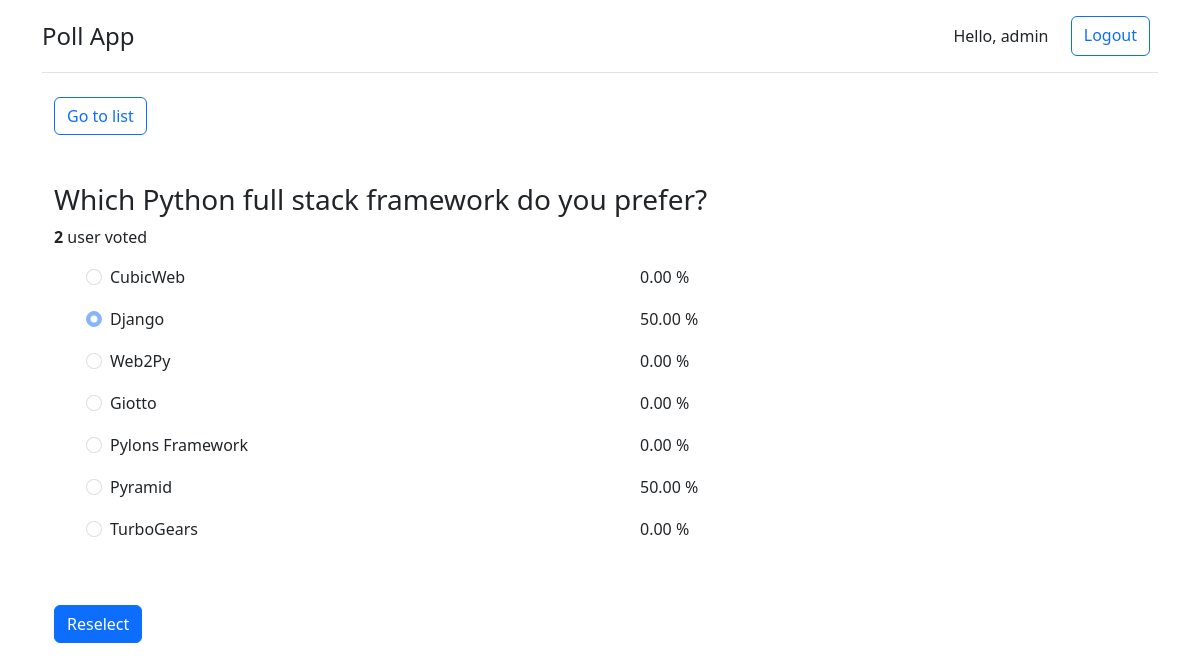
/question/1/result/ (signed in), run on the app's committed database.
### poll/models.py (models this page shows, shortened)
class Question(models.Model):
    title = models.CharField(max_length=200)
    RADIO = 'radio'
    CHECKBOX = 'checkbox'
    INPUT_TYEP = [
        (RADIO, RADIO),
        (CHECKBOX, CHECKBOX),
    ]
    type = models.CharField(
        null=False,
        max_length=20,
        choices=INPUT_TYEP,
        default=RADIO
    )

class Option(models.Model):
    title = models.CharField(max_length=200)
    question = models.ForeignKey(Question, on_delete=models.CASCADE)

### poll/views.py (the view)
# urls.py: path('question/<int:pk>/result/', view=QuestionResultView.as_view(), name="result")
class QuestionResultView(LoginRequiredMixin,DetailView):
    model = Question
    template_name = 'poll/question_result.html'
    context_object_name = 'question'
    def get_context_data(self, **kwargs):
        context = super().get_context_data(**kwargs)
        question = context['question']
        try:
            user_submission = Submission.objects.get(question=question, user=self.request.user)
            user_options = [option.pk for option in user_submission.options.all()]
        except:
            user_options = []
        submisstions = question.submission_set.all()
        count_options = defaultdict(int)
        for submission in submisstions:
            for option in submission.options.all():
                count_options[option.pk] += 1
        submission_total = len(submisstions)
        context['submission_total'] = submission_total
        results = []
        for option in question.option_set.all():
            checked = option.pk in user_options
            percent = '{0:.2f} %'.format(count_options[option.pk] * 100 / submission_total)
            results.append((option, checked, percent))
        context['results'] = results
        return context

### poll/templates/poll/question_result.html
{% extends 'poll/base.html' %}
{% load widget_tweaks %}
{% block content %}
<div class="container">
    <div class="mb-5">
        <a class="btn btn-outline-primary" href="{% url 'question-list'%}">Go to list</a>
    </div>
    <div>
        <h3>{{question.title}} </h3>
        <p><b>{{submission_total}}</b> user{{submittion_total|pluralize:"s" }} voted</p>
    </div>
    <ul>
        {% for result in results %}
        <li class="form-check">
            <div class="row">
                <div class="col">
                    <label class="form-check-label">
                        <input type="{{question.type}}" name="option_{{result.0.pk}}" class="form-check-input"
                            id="{{result.0.pk}}" value="{{result.0.pk}}" disabled {% if result.1 %} checked {% endif %}>
                        {{ result.0.title }}
                    </label>
                </div>
                <div class="col">
                    <p>{{ result.2 }}</p>
                </div>
            </div>
        </li>
        {% endfor %}
    </ul>
    <div class="mt-5">
        <a class="btn btn-primary" href="{% url 'question' question.id %}">Reselect</a>
    </div>
</div>
{% endblock content %}

### poll/templates/poll/base.html (shortened to what this page needs)
<!DOCTYPE html>
<html lang="en">
<head>
    <link href="https://cdn.jsdelivr.net/npm/bootstrap@5.2.0/dist/css/bootstrap.min.css" rel="stylesheet"
>
</head>
<body>
    <div class="container">
        <header class="d-flex flex-wrap justify-content-center py-3 mb-4 border-bottom">
            <a href="{% url 'question-list' %}"
                class="d-flex align-items-center mb-3 mb-md-0 me-md-auto text-dark text-decoration-none">
                <span class="fs-4">Poll App</span>
            </a>
            {% if request.user.is_authenticated %}
            <div class="navbar-text" style="margin: 0 2%">Hello, {{ request.user }}</div>
            <a class="btn btn-outline-primary me-2" href="{% url 'logout' %}">Logout</a>
            {% else %}
            <a class="btn btn-outline-primary me-2" href="{% url 'login' %}">Login</a>
            {% endif %}
        </header>
        {% block content %}
        {% endblock content %}
    </div>
</body>
</html>

### data on the page
Question: title "Which Python full stack framework do you prefer?"
Option: title "CubicWeb", result "0.00 %"
Option: title "Django", result "50.00 %"
Option: title "Web2Py", result "0.00 %"
Option: title "Giotto", result "0.00 %"
Option: title "Pylons Framework", result "0.00 %"
Option: title "Pyramid", result "50.00 %"
Option: title "TurboGears", result "0.00 %"

### other printed values
{{ request.user }} "admin"
{{ submission_total }} "2"
